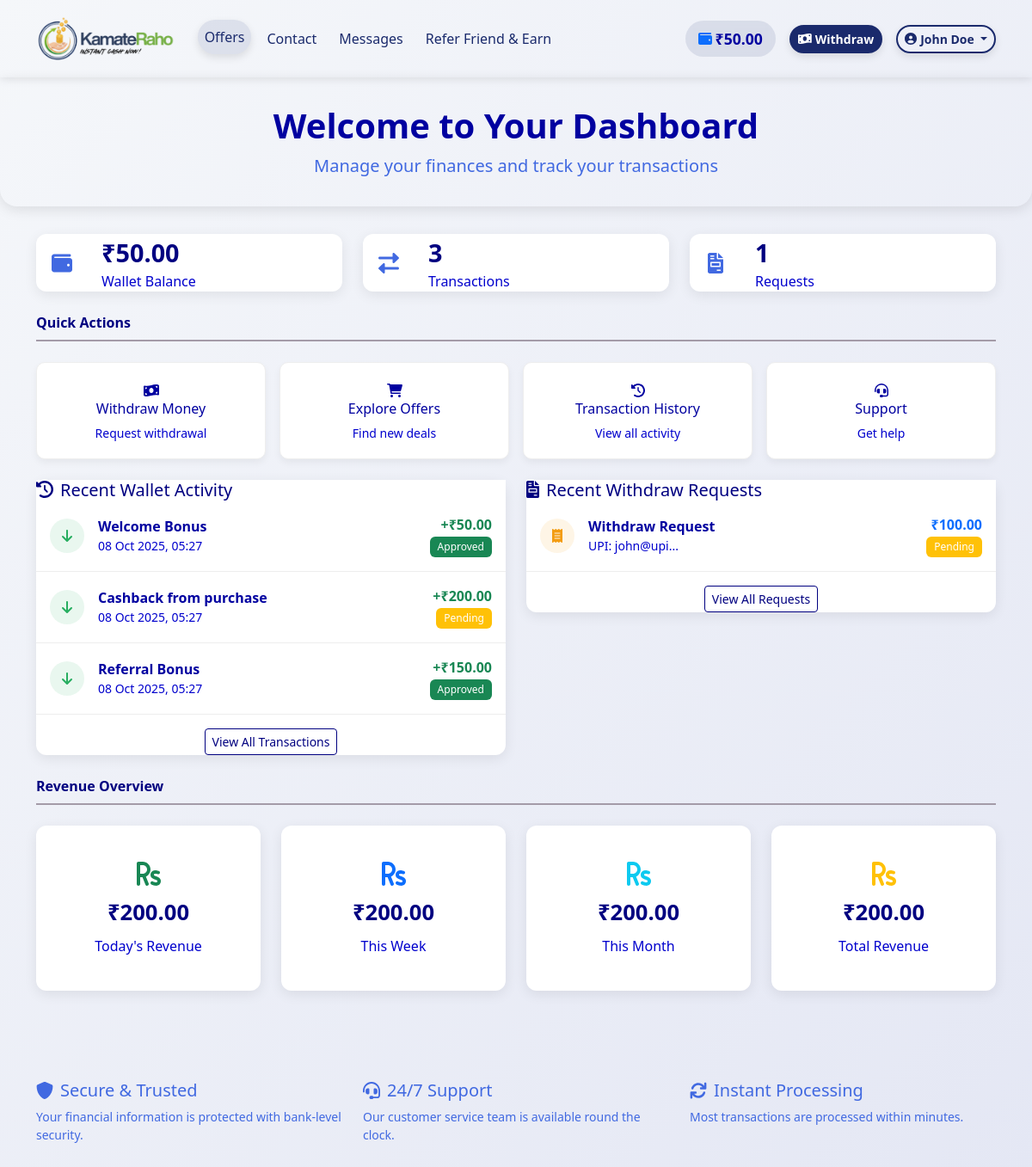
/dashboard.php (signed in), run on the app's committed database.
### tables this page shows
CREATE TABLE IF NOT EXISTS users (
    id INT(11) AUTO_INCREMENT PRIMARY KEY,
    name VARCHAR(255) NOT NULL,
    email VARCHAR(255) UNIQUE NOT NULL,
    phone VARCHAR(20),
    city VARCHAR(100),
    state VARCHAR(100),
    password VARCHAR(255) NOT NULL,
    wallet_balance DECIMAL(10, 2) DEFAULT 0.00,
    referral_code VARCHAR(50),
    created_at TIMESTAMP DEFAULT CURRENT_TIMESTAMP
);

CREATE TABLE IF NOT EXISTS wallet_history (
    id INT(11) AUTO_INCREMENT PRIMARY KEY,
    user_id INT(11) NOT NULL,
    amount DECIMAL(10, 2) NOT NULL,
    type ENUM('credit', 'debit') NOT NULL,
    status ENUM('pending', 'approved', 'rejected') DEFAULT 'pending',
    description VARCHAR(255),
    created_at TIMESTAMP DEFAULT CURRENT_TIMESTAMP,
    FOREIGN KEY (user_id) REFERENCES users(id) ON DELETE CASCADE
);

CREATE TABLE IF NOT EXISTS withdraw_requests (
    id INT(11) AUTO_INCREMENT PRIMARY KEY,
    user_id INT(11) NOT NULL,
    amount DECIMAL(10, 2) NOT NULL,
    upi_id VARCHAR(255) NOT NULL,
    screenshot VARCHAR(255),
    status ENUM('pending', 'approved', 'rejected') DEFAULT 'pending',
    offer_title VARCHAR(255),
    offer_description TEXT,
    created_at TIMESTAMP DEFAULT CURRENT_TIMESTAMP,
    FOREIGN KEY (user_id) REFERENCES users(id) ON DELETE CASCADE
);

### dashboard.php (the view, shortened to what the rows shown need)
<?php
include 'config/db.php';
$user_id = $_SESSION['user_id'];
try {
    $stmt = $pdo->prepare("SELECT * FROM wallet_history WHERE user_id = ? ORDER BY created_at DESC LIMIT 5");
    $stmt->execute([$user_id]);
    $wallet_history = $stmt->fetchAll(PDO::FETCH_ASSOC);
} catch(PDOException $e) {
    $error = "Error fetching wallet history: " . $e->getMessage();
    $wallet_history = [];
}
try {
    $stmt = $pdo->prepare("SELECT * FROM withdraw_requests WHERE user_id = ? ORDER BY created_at DESC LIMIT 5");
    $stmt->execute([$user_id]);
    $withdraw_requests = $stmt->fetchAll(PDO::FETCH_ASSOC);
} catch(PDOException $e) {
    $error = "Error fetching withdraw requests: " . $e->getMessage();
    $withdraw_requests = [];
}
?>
<!DOCTYPE html>
<html lang="en">
<head>
      <link href="https://cdn.jsdelivr.net/npm/bootstrap@5.3.0/dist/css/bootstrap.min.css" rel="stylesheet">
    <link href="https://cdnjs.cloudflare.com/ajax/libs/font-awesome/6.0.0/css/all.min.css" rel="stylesheet">
    <link href="css/style.css" rel="stylesheet">
</head>
<body>
     <?php include 'includes/navbar.php'; ?>
    <div class="welcome-banner">
        <div class="container">
            <div class="row">
                <div class="col-12 text-center">
                    <h1 class="display-6 fw-bold mb-2">Welcome to Your Dashboard</h1>
                </div>
            </div>
        </div>
    </div>
    <div class="container">
        <div class="row">
            <div class="col-md-4">
                <div class="stats-card">
                    <div class="card-body">
                        <div class="d-flex align-items-center">
                            <div>
                                <div class="stats-number">₹<?php echo number_format($user['wallet_balance'], 2); ?></div>
                                <div class="stats-label">Wallet Balance</div>
                            </div>
                        </div>
                    </div>
                </div>
            </div>
        </div>
        <div class="row">
            <div class="col-md-6">
                <div class="activity-card">
                    <div class="card-body">
                        <?php if (empty($wallet_history)): ?>
                            <div class="text-center py-4">
                                <i class="fas fa-wallet fa-2x text-muted mb-2"></i>
                                <p class="text-muted mb-0">No wallet activity yet</p>
                            </div>
                        <?php else: ?>
                            <?php foreach ($wallet_history as $history): ?>
                                <div class="activity-item d-flex align-items-center">
                                    <div class="activity-icon <?php echo $history['type'] === 'credit' ? 'bg-credit' : 'bg-debit'; ?>">
                                        <i class="fas fa-<?php echo $history['type'] === 'credit' ? 'arrow-down' : 'arrow-up'; ?>"></i>
                                    </div>
                                    <div class="flex-grow-1">
                                        <div class="fw-bold"><?php echo htmlspecialchars($history['description']); ?></div>
                                        <div class="small text-muted"><?php echo date('d M Y, H:i', strtotime($history['created_at'])); ?></div>
                                    </div>
                                    <div class="text-end">
                                        <div class="fw-bold <?php echo $history['type'] === 'credit' ? 'text-success' : 'text-danger'; ?>">
                                            <?php echo $history['type'] === 'credit' ? '+' : '-'; ?>₹<?php echo number_format($history['amount'], 2); ?>
                                        </div>
                                        <span class="badge badge-custom bg-<?php
                                            echo $history['status'] === 'approved' ? 'success' :
                                               ($history['status'] === 'rejected' ? 'danger' : 'warning'); ?>">
                                            <?php echo ucfirst($history['status']); ?>
                                        </span>
                                    </div>
                                </div>
                            <?php endforeach; ?>
                        <?php endif; ?>
                    </div>
                </div>
            </div>
            <div class="col-md-6">
                <div class="activity-card">
                    <div class="card-body">
                        <?php if (empty($withdraw_requests)): ?>
                            <div class="text-center py-4">
                                <i class="fas fa-file-invoice fa-2x text-muted mb-2"></i>
                                <p class="text-muted mb-0">No withdraw requests yet</p>
                            </div>
                        <?php else: ?>
                            <?php foreach ($withdraw_requests as $request): ?>
                                <div class="activity-item d-flex align-items-center">
                                    <div class="activity-icon <?php echo $request['status'] === 'approved' ? 'bg-approved' : ($request['status'] === 'rejected' ? 'bg-rejected' : 'bg-pending'); ?>">
                                        <i class="fas fa-receipt"></i>
                                    </div>
                                    <div class="flex-grow-1">
                                        <div class="fw-bold">Withdraw Request</div>
                                        <div class="small text-muted">UPI: <?php echo htmlspecialchars(substr($request['upi_id'], 0, 15)); ?>...</div>
                                    </div>
                                    <div class="text-end">
                                        <div class="fw-bold text-primary">₹<?php echo number_format($request['amount'], 2); ?></div>
                                        <span class="badge badge-custom bg-<?php
                                            echo $request['status'] === 'approved' ? 'success' :
                                               ($request['status'] === 'rejected' ? 'danger' : 'warning'); ?>">
                                            <?php echo ucfirst($request['status']); ?>
                                        </span>
                                    </div>
                                </div>
                            <?php endforeach; ?>
                        <?php endif; ?>
                    </div>
                </div>
            </div>
        </div>
    </div>
</body>
</html>

### includes/navbar.php (shortened to what the rows shown need)
<?php
include_once 'config/db.php';
$wallet_balance = 0.00;
if (isset($_SESSION['user_id']) && $pdo) {
    try {
        $stmt = $pdo->prepare("SELECT wallet_balance, name FROM users WHERE id = ?");
        $stmt->execute([$_SESSION['user_id']]);
        $user = $stmt->fetch(PDO::FETCH_ASSOC);
        if ($user) {
            $wallet_balance = $user['wallet_balance'];
            $user_name = $user['name'];
        }
    } catch (PDOException $e) {
        $wallet_balance = 0.00;
    }
}
?>
<nav class="navbar navbar-expand-lg navbar-custom sticky-top">
    <div class="container">
        <div class="collapse navbar-collapse" id="navbarNav">
            <div class="d-flex align-items-center">
                <?php if (isset($_SESSION['user_id'])): ?>
                    <a href="dashboard.php" class="me-3 d-flex align-items-center wallet-display text-decoration-none">
                        <i class="fas fa-wallet text-primary me-1"></i>
                        <span class="fw-bold balance-amount">₹<?php echo number_format($wallet_balance, 2); ?></span>
                    </a>
                    <a href="withdraw.php" class="btn btn-withdraw btn-sm me-3">
                        <i class="fas fa-money-bill-wave me-1"></i>Withdraw
                    </a>
                    <div class="dropdown">
                        <a class="btn btn-user-profile btn-sm dropdown-toggle" href="#" role="button" data-bs-toggle="dropdown">
                            <i class="fas fa-user-circle me-1"></i><?php echo htmlspecialchars($user_name ?? 'User'); ?>
                        </a>
                    </div>
                <?php else: ?>
                    <a href="login.php" class="btn btn-login btn-sm me-2">Login</a>
                    <a href="register.php" class="btn btn-register btn-sm">Register</a>
                <?php endif; ?>
            </div>
        </div>
    </div>
</nav>

### data on the page
users: wallet_balance "50.00", name "John Doe"
wallet_history: description "Welcome Bonus", created_at "08 Oct 2025, 05:27", amount "50.00", status "Approved"
wallet_history: description "Cashback from purchase", created_at "08 Oct 2025, 05:27", amount "200.00", status "Pending"
wallet_history: description "Referral Bonus", created_at "08 Oct 2025, 05:27", amount "150.00", status "Approved"
withdraw_requests: upi "john@upi", amount "100.00", status "Pending"

### other printed values
count($wallet_history) "3"
count($withdraw_requests) "1"
$today_revenue "200.00"
$week_revenue "200.00"
$month_revenue "200.00"
$total_revenue "200.00"
